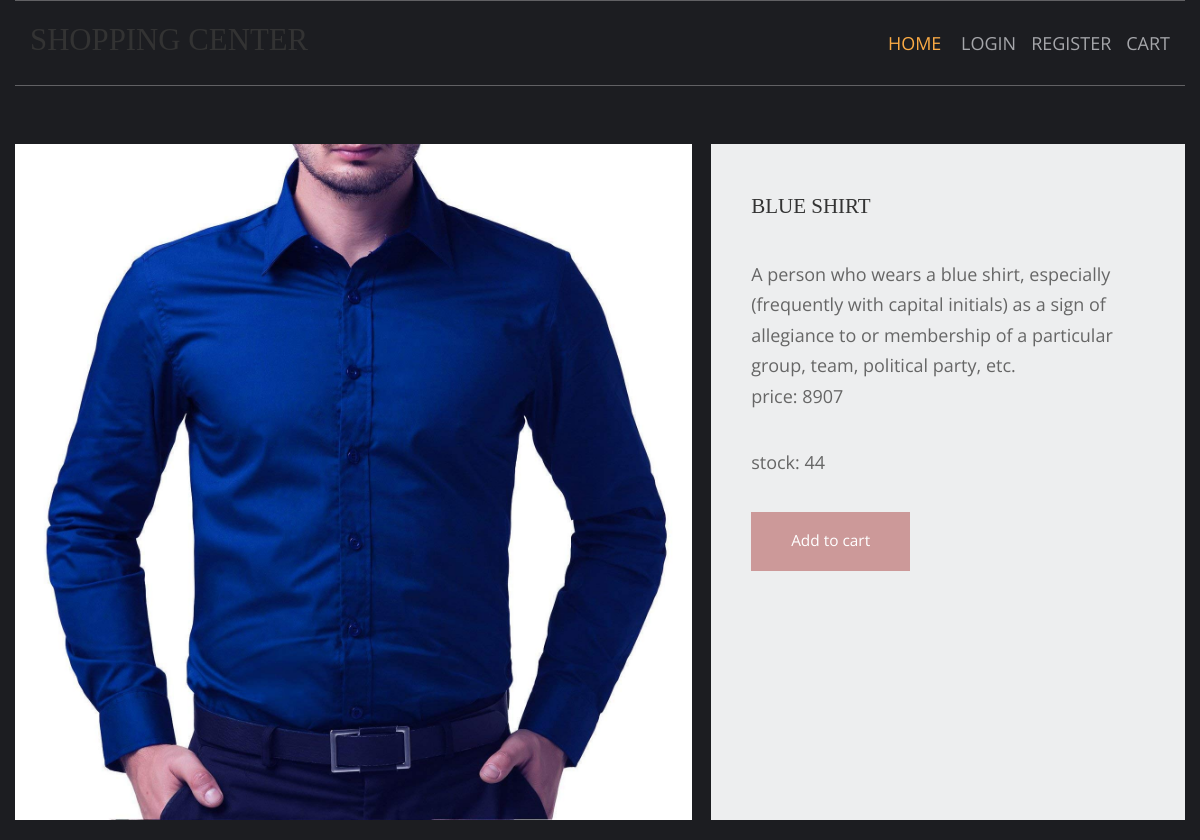
/mens-dresses/blue-shirt, run on the app's committed database.
### shop/models.py (models this page shows, shortened)
class products(models.Model):
    name = models.CharField(max_length=150, unique=True)
    slug = models.SlugField(max_length=250, unique=True)
    img = models.ImageField(upload_to="product")
    desc = models.TextField()
    stock = models.IntegerField()
    available = models.BooleanField()
    price = models.IntegerField()
    category = models.ForeignKey(categ, on_delete=models.CASCADE)

### shop/views.py (the view)
# urls.py: path('<slug:c_slug>/<slug:product_slug>', views.prodDetails, name='details'),
def prodDetails(request,c_slug,product_slug):
    try:
        prod=products.objects.get(category__slug=c_slug,slug=product_slug)
    except Exception as e:
        raise e
    return render(request,'item.html',{'pr':prod})

### template/item.html (shortened to what this page needs)
{% extends 'base.html' %}
{% load static %}
{% block content %}
<html lang="en">
<head>
    <link href="{% static 'pr/fontawesome/css/all.min.css' %}" rel="stylesheet" />
    <link href="{% static 'pr/css/templatemo-comparto.css' %}" rel="stylesheet" />
</head>
<body>
  <br><br>
        <section class="tm-mb-1" id="about">
            <div class="tm-row tm-about-row">
                <div class="tm-section-1-l">
                    <img src="{{pr.img.url}}" alt="About image" class="tm-img-responsive">
                </div>
                <article class="tm-section-1-r tm-bg-color-8">
                    <h2 class="tm-mb-2 tm-title-color">{{pr.name}}</h2>
                    <p>{{pr.desc}}<br>price: {{pr.price}}</p>
                    <p>stock: {{pr.stock}}</p>
  {% if pr.stock <= 0 %}
      <h1 style="color:red">sorry no stock left</h1>
                    {% else %}
                    <a href="{% url 'addcart' pr.id %}" class="tm-btn tm-btn-1 tm-link-to-services">Add to cart</a>
                    {% endif %}
                </article>
            </div>
        </section>
</body>
</html>
{% endblock %}

### static/hm/layout/styles/layout.css (style rules this page uses)
*, *::before, *::after { transition:all .3s ease-in-out; }
body { color:#A5A6AA; background-color:#1C1D21; }
a { color:#FBAB45; }

### static/pr/css/templatemo-comparto.css (style rules this page uses)
*, *::before, *::after { box-sizing: border-box; outline: none; }
ul, h1, h2, h3, h4, p, figure { padding: 0; margin: 0; }
body { font-family: 'Open Sans', Arial, sans-serif; font-size: 18px; overflow-x: hidden; padding-left: 15px; padding-right: 15px; margin: 0; }
h2 { font-size: 1.5rem; }
a { transition: all 0.3s ease; text-decoration: none; }
p { color: #666; line-height: 1.7; margin-bottom: 35px; }
h1, h2, h3, h4, h5, h6 { color: #333; }
.tm-mb-1 { margin-bottom: 20px; }
.tm-mb-2 { margin-bottom: 40px; }
.tm-bg-color-8 { background-color: #EDEEEF; }
.tm-img-responsive { max-width: 100%; height: auto; }
.tm-section-1-l { width: 57.85%; margin-right: 1.65%; }
.tm-section-1-r { padding: 50px 40px; width: 40.5%; }
.tm-row { display: flex; }
.tm-btn { display: inline-block; padding: 15px 40px; font-size: 1.1rem; border: none; background-color: #CC9999; color: white; }
a { color: #666; }

### static/hm/layout/styles/framework.css (style rules this page uses)
html { overflow-y:scroll; overflow-x:hidden; }
html, body { margin:0; padding:0; font-size:14px; line-height:1.6em; }
*, *::before, *::after { box-sizing:border-box; }
a { outline:none; text-decoration:none; }
img { width:auto; max-width:100%; height:auto; margin:0; padding:0; border:none; line-height:normal; vertical-align:middle; }
body, input, textarea, select { font-family:Verdana, Geneva, sans-serif; }
h1, h2, h3, h4, h5, h6, .heading { font-family:Georgia, "Times New Roman", Times, serif; }
::placeholder { opacity:1; }
h1, h2, h3, h4, h5, h6, .heading { margin:0 0 20px 0; font-size:1.4rem; line-height:normal; font-weight:normal; text-transform:uppercase; }
address, article, aside, figcaption, figure, footer, header, main, nav, section { display:block; margin:0; padding:0; }

### data on the page
products: img (picture), name "BLUE SHIRT", desc "A person who wears a blue shirt, especially (frequently with capital initials) as a sign of allegiance to or membership of a particular group, team, political party, etc.", price "8907", stock "44"
